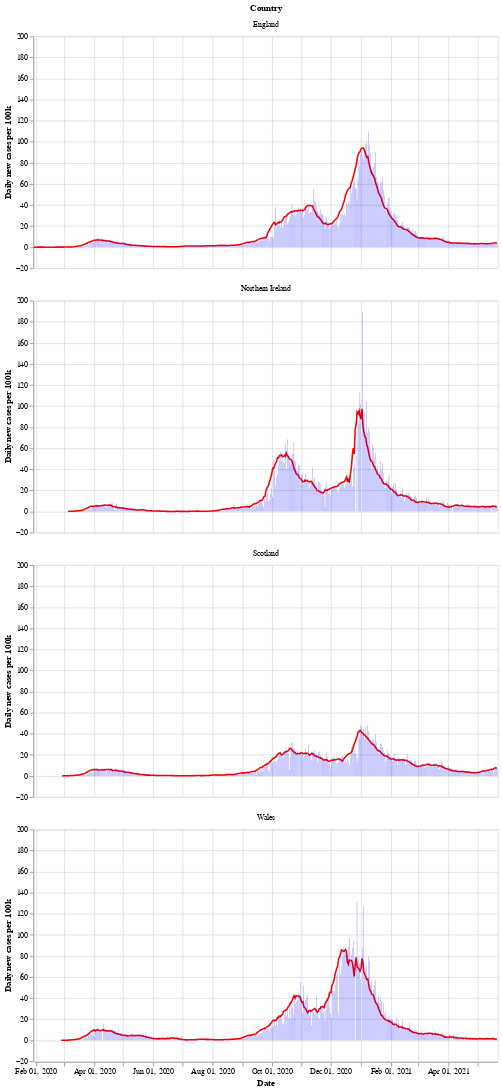

The code cell stored with this chart in its notebook:
### Markdown cell above
Next is a bar chart of the number of new cases in each country (per 100k population), with the 7 day moving average of cases. Again we see that Wales saw a longer period of raising and falling cases compared to the other countries.

After a period of cases falling, each nation is now seeing a rise in the number of cases - especially in Wales.

### Code cell
# collapse
bars = alt.Chart(uk_cases).mark_bar().encode(
    x=alt.X("yearmonthdate(date):T", axis=alt.Axis(title='Date')),
    y=alt.Y("newCasesRate:Q", axis=alt.Axis(title='Daily new cases per 100k')),
    tooltip='newCasesRate',
    color=alt.condition(
        alt.datum.dailyChange > 0,
        alt.value("orange"),  # The positive color
        alt.value("blue")  # The negative color
    )
).properties(title='New cases per 100k population with rolling 7 day average', width=600).interactive()
line = alt.Chart(uk_cases).mark_line(
    color='red',
    size=2,
).transform_window(
    rolling_mean='mean(newCasesRate)',
    frame=[0, 7],
    groupby=['areaName']
).encode(
    x='yearmonthdate(date):T',
    y='rolling_mean:Q'
)
alt.layer(line, bars, data=uk_cases).facet(alt.Row('areaName', title='Country'), columns=1)

### Figure 1 — Vega-Lite specification as saved in the notebook (floating-point values rounded to 4 significant figures; data arrays with more than 128 entries replaced by an {"elided": "..."} marker saying what was removed)
{"config": {"view": {"continuousWidth": 400, "continuousHeight": 300}}, "data": {"name": "data-ebaec45da51aee3031d9d4d9cf884888"}, "facet": {"type": "nominal", "field": "areaName", "title": "Country"}, "spec": {"layer": [{"mark": {"type": "line", "color": "red", "size": 2}, "encoding": {"x": {"type": "temporal", "field": "date", "timeUnit": "yearmonthdate"}, "y": {"type": "quantitative", "field": "rolling_mean"}}, "transform": [{"window": [{"op": "mean", "field": "newCasesRate", "as": "rolling_mean"}], "frame": [0, 7], "groupby": ["areaName"]}]}, {"mark": "bar", "encoding": {"color": {"condition": {"value": "orange", "test": "(datum.dailyChange > 0)"}, "value": "blue"}, "tooltip": {"type": "quantitative", "field": "newCasesRate"}, "x": {"type": "temporal", "axis": {"title": "Date"}, "field": "date", "timeUnit": "yearmonthdate"}, "y": {"type": "quantitative", "axis": {"title": "Daily new cases per 100k"}, "field": "newCasesRate"}}, "selection": {"selector002": {"type": "interval", "bind": "scales", "encodings": ["x", "y"]}}, "title": "New cases per 100k population with rolling 7 day average", "width": 600}]}, "columns": 1, "$schema": "https://vega.github.io/schema/vega-lite/v4.8.1.json", "datasets": {"data-ebaec45da51aee3031d9d4d9cf884888": {"elided": "1820 records"}}}
